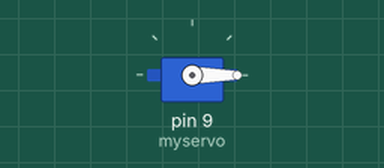
Simulated run of this sketch. Board: Arduino Uno, built with avr-gcc and run on an emulated ATmega328P. Parts: servo. What the sketch prints to the serial monitor is not drawn.

Above: at 0.05 s.
Timing chart, 0 to 5.5 s (numbered marks = the images above):
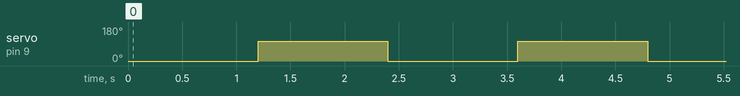

The sketch:

servo_motor_test.ino
```cpp
#include <Servo.h>

Servo myservo;
int i=0;

void setup(){
  Serial.begin(9600);
  myservo.attach(9,1000,2000);
  myservo.writeMicroseconds(1000);
}
void loop()
{
  if(i == 0)
  {
    delay(1200);
     myservo.write(105);
     //delay(15);
    Serial.println("pos == 0");
    i++;
  }
   else if(i == 1)
  {
    delay(1200);
   myservo.write(0);
    Serial.println("pos == 1");
    i = 0;
  }
  /*else if(i == 2)
  {
    delay(500);
    myservo.write(45);
    Serial.println("pos == 2");
  }*/

  Serial.println(i);
}
```

Measured:
- by itself, servo on pin 9 (myservo): alternates 105° for 1.2 s and 0° for 1.2 s
